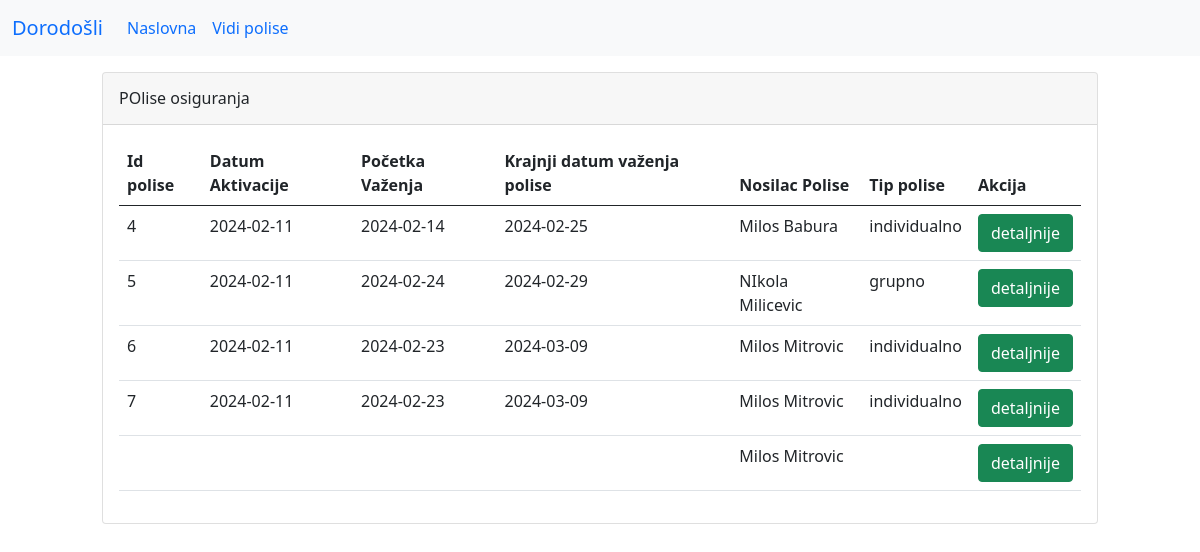
Screenshot of /polise.php with the database file from the repository.
### tables this page shows
CREATE TABLE `polise` (
  `id` int(10) UNSIGNED NOT NULL,
  `created_at` date DEFAULT NULL,
  `updated_at` date DEFAULT NULL,
  `start_at` date NOT NULL,
  `end_at` date NOT NULL,
  `tip_osiguranja` varchar(255) DEFAULT NULL,
  `nosilac_osiguranja_id` int(10) UNSIGNED NOT NULL
);

CREATE TABLE `nosioci_osiguranja` (
  `id` int(10) UNSIGNED NOT NULL,
  `ime` varchar(255) NOT NULL,
  `prezime` varchar(255) NOT NULL,
  `broj_pasosa` varchar(6) NOT NULL,
  `datum_rodjenja` date NOT NULL,
  `email` varchar(255) NOT NULL,
  `broj_telefona` varchar(255) DEFAULT NULL
);

### polise.php (the view, shortened to what this page needs)
<?php
require_once "connection.php";
require_once "navigacija.php";
$q = "SELECT   `no`.`id` AS `no_id` , `no`.`ime`,`no`.`prezime`,`p`.`id`,`p`.`created_at`,`p`.`start_at`,`p`.`end_at`,`p`.`tip_osiguranja` FROM `nosioci_osiguranja` AS `no`
LEFT JOIN `polise` AS `p` ON `p`.`nosilac_osiguranja_id`=`no`.`id`";
$res = $conn->query($q);
$polise = $res -> fetch_all(MYSQLI_ASSOC);
?>
<!DOCTYPE html>
<html lang="en">
<head>
    <link href="https://cdn.jsdelivr.net/npm/bootstrap@5.0.2/dist/css/bootstrap.min.css" rel="stylesheet">
    <link rel="stylesheet" href="style.css">
</head>
<body>
    <?php
        navigacija();
    ?>
    <div class="container-md-xxl">
        <div class="row justify-content-center ">
                <div class="col-10">
                    <div class="card mt-3">
                        <div class="card-header pt-3">
                            <h6>
                                POlise osiguranja
                            </h6>
                        </div>
                        <div class="card-body">
                            <table class="table">
                                <thead class="thead-dark">
                                    <tr>
                                        <th scope="col">Id polise</th>
                                        <th scope="col">Datum Aktivacije</th>
                                        <th scope="col">Početka Važenja</th>
                                        <th scope="col">Krajnji datum važenja polise</th>
                                        <th scope="col">Nosilac Polise</th>
                                        <th scope="col">Tip polise</th>
                                        <th scope="col">Akcija</th>
                                    </tr>
                                </thead>
                                <tbody>
                                    <?php
                                        foreach($polise as $polisa){
                                    ?>
                                    <tr>
                                        <td><?php echo $polisa['id']?></td>
                                        <td><?php echo $polisa['created_at']?></td>
                                        <td><?php echo $polisa['start_at']?></td>
                                        <td><?php echo $polisa['end_at']?></td>
                                        <td><?php echo $polisa['ime'] ." ". $polisa['prezime'];?></td>
                                        <td><?php echo $polisa['tip_osiguranja'];?></td>
                                        <td>
                                            <a href="polisa_detaljnije.php?id_polise=<?php echo $polisa['id'];?>&id_nosioca_osiguranja=<?php  echo $polisa['no_id'];?>&tip_osiguranja=<?php echo $polisa['tip_osiguranja'];?>" class="btn btn-success">detaljnije</a>
                                        </td>
                                    </tr>
                                    <?php
                                        }
                                    ?>
                                </tbody>
                            </table>
                        </div>
                    </div>
                </div>
        </div>
    </div>
</body>
</html>

### navigacija.php
<?php
function navigacija(){
    echo    '<nav class="navbar navbar-expand-lg bg-light justify-content-right">
                <div class="container-fluid">
                    <a class="navbar-brand" href="#">Dorodošli</a>
                    <button class="navbar-toggler" type="button" data-bs-toggle="collapse" data-bs-target="#navbarNav" aria-controls="navbarNav" aria-expanded="false" aria-label="Toggle navigation">
                        <span class="navbar-toggler-icon"></span>
                    </button>
                    <div class="collapse navbar-collapse" id="navbarNav">
                        <ul class="navbar-nav">
                            <li class="nav-item">
                                <a class="nav-link" href="index.php">Naslovna</a>
                            </li>
                            <li class="nav-item">
                                <a class="nav-link" href="polise.php">Vidi polise</a>
                            </li>
                        </ul>
                    </div>
                </div>
            </nav>';
}
?>

### style.css (style rules this page uses)
a { text-decoration: none; }

### rows the page displays
polise: id "4", created_at "2024-02-11", start_at "2024-02-14", end_at "2024-02-25", nosilac_osiguranja.ime "Milos", nosilac_osiguranja.prezime "Babura", tip_osiguranja "individualno"
polise: id "5", created_at "2024-02-11", start_at "2024-02-24", end_at "2024-02-29", nosilac_osiguranja.ime "NIkola", nosilac_osiguranja.prezime "Milicevic", tip_osiguranja "grupno"
polise: id "6", created_at "2024-02-11", start_at "2024-02-23", end_at "2024-03-09", nosilac_osiguranja.ime "Milos", nosilac_osiguranja.prezime "Mitrovic", tip_osiguranja "individualno"
polise: id "7", created_at "2024-02-11", start_at "2024-02-23", end_at "2024-03-09", nosilac_osiguranja.ime "Milos", nosilac_osiguranja.prezime "Mitrovic", tip_osiguranja "individualno"
nosioci_osiguranja: ime "Milos", prezime "Mitrovic"
